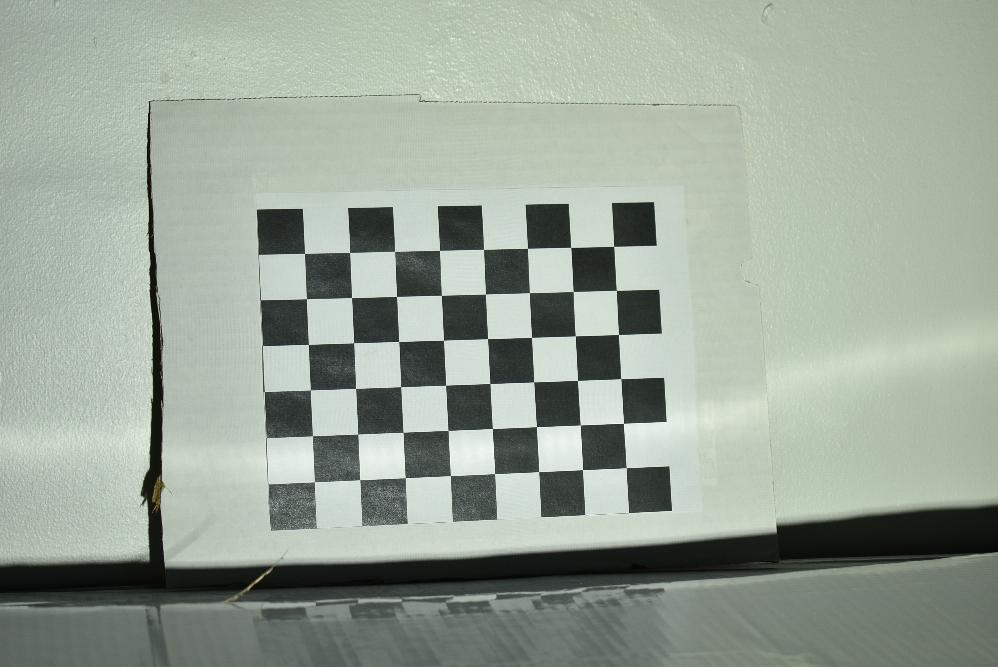
#> input picture data/calib-cam/DSC_0175.JPG, 998 x 667 px; its folder holds 4 pictures in this run
$ python calibrate.py
#> lines starting #> are read from the running program, lines starting #| are printed output that depends on the picture; after the words box and inside, x2 and y2 are one past the last pixel; in counts of white or black regions, pixels touching at a corner belong together
### src/cp_hw6.py
import numpy as np
import os
import cv2
import matplotlib.pyplot as plt
from mpl_toolkits.mplot3d import Axes3D

"""
File is taken from
Computational Photography Assignment 6
"""

#images: list of filenames for checkboard calibration files
#checkerboard: dimension of the inner corners
#dW: corner refinement window size. should be smaller for lower resolution images
def computeIntrinsic(images, checkerboard, dW):
    # Defining the dimensions of checkerboard
    # Number of inner corners, hard coded to class example
#> called with checkerboard = (6, 8), dW = (8, 8)
    criteria = (cv2.TERM_CRITERIA_EPS + cv2.TERM_CRITERIA_MAX_ITER, 80, 0.001)

    # Creating vector to store vectors of 3D points for each checkerboard image
    objpoints = []
    # Creating vector to store vectors of 2D points for each checkerboard image
    imgpoints = []


    # Defining the world coordinates for 3D points
    objp = np.zeros((1, checkerboard[0] * checkerboard[1], 3), np.float32)
    objp[0,:,:2] = np.mgrid[0:checkerboard[0], 0:checkerboard[1]].T.reshape(-1, 2)
    img_shape = None

    # Extracting path of individual image stored in a given directory
    print('Displaying chessboard corners. Press any button to continue to next example')
    print(images)
    for fname in images:
        print(fname)
        img = cv2.imread(fname)
#> img is the input picture: shape (667, 998, 3); mean B, G, R 151.8, 163.7, 153.5
        gray = cv2.cvtColor(img,cv2.COLOR_BGR2GRAY)
        img_shape = gray.shape[::-1]
#> img_shape = (998, 667)
        # Find the chess board corners
        # If desired number of corners are found in the image then ret = true
        # TODO: touchup
        ret, corners = cv2.findChessboardCorners(gray, checkerboard, None)
#> ret = True; corners = 48 rows, first 8: [613.5, 246.4], [616.5, 290.5], [618.5, 334.5], [620.6, 378.4], [623.4, 423.5], [626.4, 467.6], [570.6, 247.5], [573.4, 291.5]
        print("Found some corners")
        """
        If desired number of corner are detected,
        we refine the pixel coordinates and display
        them on the images of checker board
        """
        if ret == True:
            print("Found number of checkerboard squares needed.")
            objpoints.append(objp)
            # refining pixel coordinates for given 2d points.
            #print(corners)
            corners2 = cv2.cornerSubPix(gray, corners, dW, (-1,-1), criteria)
#> corners2 = 48 rows, first 8: [613.6, 246.4], [616.4, 290.4], [618.4, 334.5], [620.7, 378.5], [623.5, 423.4], [626.3, 467.5], [570.7, 247.4], [573.3, 291.5]

            imgpoints.append(corners2)

            # Draw and display the corners
            img = cv2.drawChessboardCorners(img, checkerboard, corners2, ret)
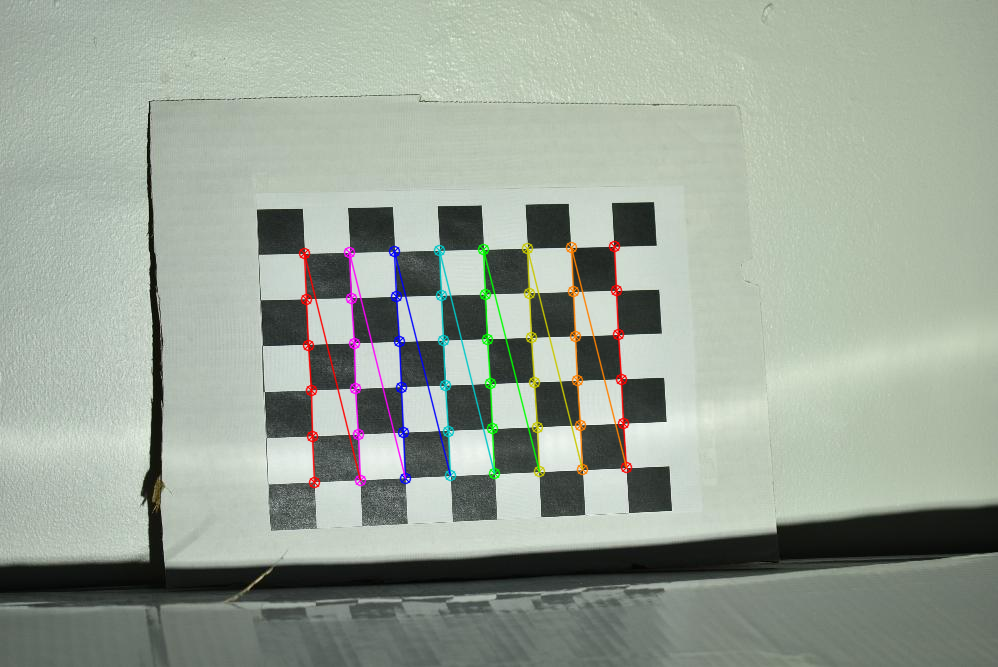
#> img: shape (667, 998, 3); 2.11% of pixels changed, all inside (x1, y1, x2, y2) = (298, 240, 633, 489)
        else:
            print("error: checkerboard not found")

        cv2.imshow('img',img)
        cv2.waitKey(0)
#> pass 2 of the loop in computeIntrinsic, `for fname in images:`:
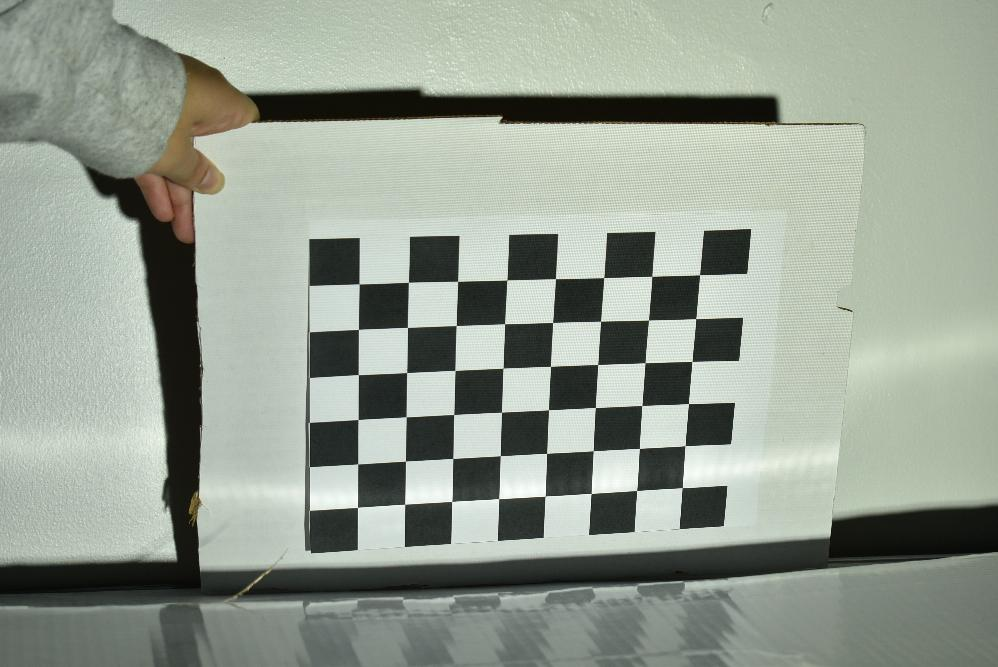
#> input picture data/calib-cam/DSC_0176.JPG, 998 x 667 px
#> in computeIntrinsic, img is the input picture: shape (667, 998, 3); mean B, G, R 145.3, 156.9, 148.4
#> corners = 48 rows, first 8: [699.5, 274.7], [695.5, 318.6], [691.9, 361.5], [688.5, 403.5], [685.1, 445.5], [682.4, 487.5], [651.9, 276.4], [648.6, 320.1]
#> corners2 = 48 rows, first 8: [699.6, 274.7], [695.7, 318.5], [691.9, 361.5], [688.5, 403.5], [685.1, 445.6], [682.4, 487.5], [651.7, 276.4], [648.5, 320.1]
#> in computeIntrinsic, `img = cv2.drawChessboardCorners(img, checkerboard, corners2, ret)`:
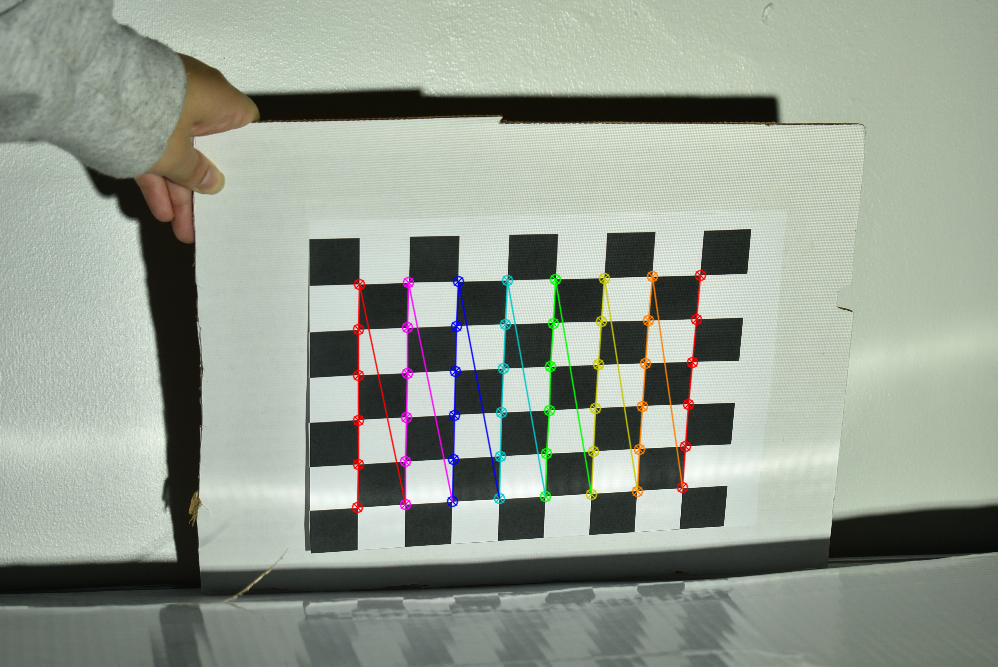
#> img: shape (667, 998, 3); 2.06% of pixels changed, all inside (x1, y1, x2, y2) = (351, 269, 707, 514)
#> pass 3 of the loop in computeIntrinsic, `for fname in images:`:
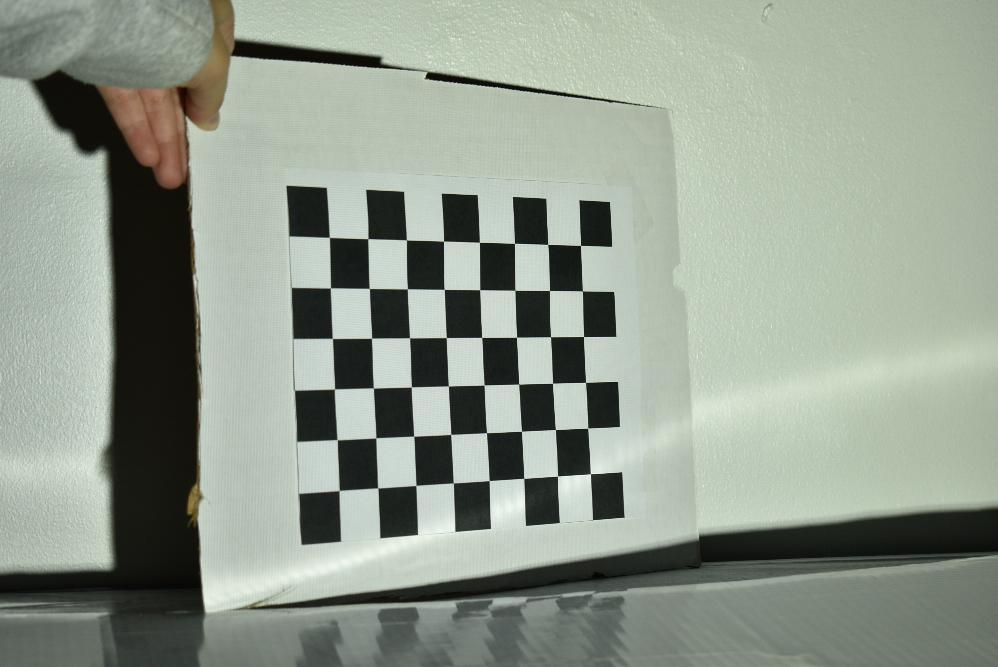
#> input picture data/calib-cam/DSC_0177.JPG, 998 x 667 px
#> in computeIntrinsic, img is the input picture: shape (667, 998, 3); mean B, G, R 141.2, 153.4, 144.4
#> corners = 48 rows, first 8: [580.5, 245.4], [582.4, 290.9], [583.5, 336.5], [585.5, 382.4], [587.6, 428.2], [590.4, 473.6], [547.6, 244.3], [549.5, 290.5]
#> corners2 = 48 rows, first 8: [580.5, 245.4], [582.4, 290.9], [583.5, 336.5], [585.5, 382.4], [587.7, 428.2], [590.4, 473.6], [547.7, 244.4], [549.5, 290.5]
#> in computeIntrinsic, `img = cv2.drawChessboardCorners(img, checkerboard, corners2, ret)`:
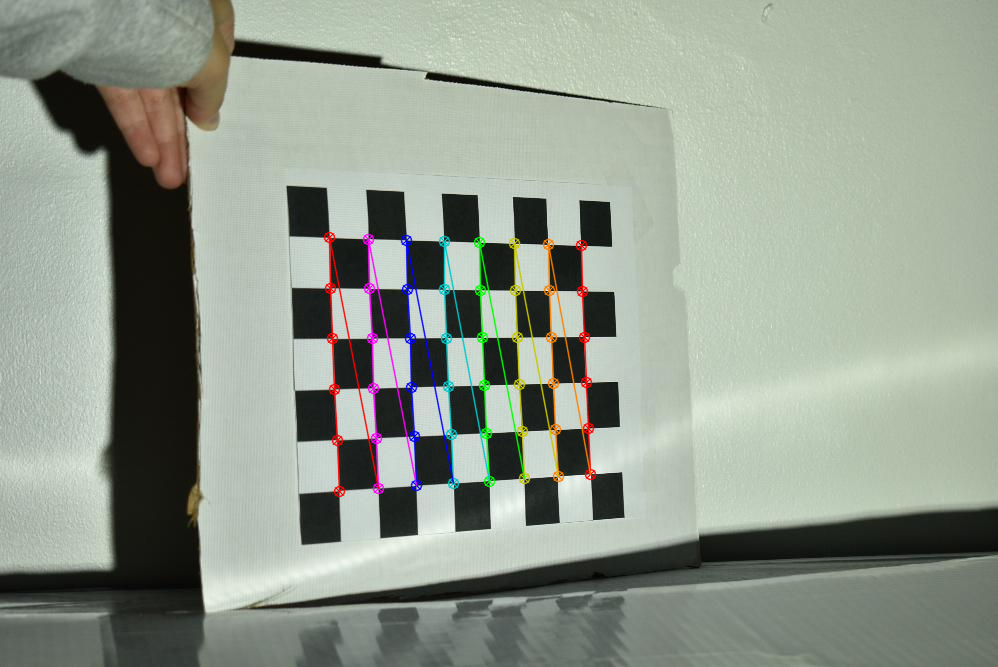
#> img: shape (667, 998, 3); 2.19% of pixels changed, all inside (x1, y1, x2, y2) = (323, 231, 597, 498)
#> the loop made 4 passes; the first 3 are shown

    cv2.destroyAllWindows()

    """
    Performing camera calibration by
    passing the value of known 3D points (objpoints)
    and corresponding pixel coordinates of the
    detected corners (imgpoints)
        ret:
        mtx: camera matrix
        dist: distortion coefficients

    """
    print(len(objpoints), objpoints[0].shape)
    print(len(imgpoints), imgpoints[0].shape)
    ret, mtx, dist, rvecs, tvecs = cv2.calibrateCamera(objpoints, imgpoints, img_shape, None, None)

    print("Camera matrix: \n")
    print(mtx)
    print("Distortion: \n")
    print(dist)

    return mtx, dist


#HACK global variables for callbacks… fix this someday…
X_CAPT = np.float32([])
Y_CAPT = np.float32([])
# [145 lines left out: functions computeExtrinsic, pixel2ray, set_axes_equal, _set_axes_radius, not called in this run]

### src/calibrate.py
from cp_hw6 import computeIntrinsic, computeExtrinsic, pixel2ray
import os
import glob
import numpy as np
import cv2

image_ext = "JPG"
dW1 = (8, 8) # window size for finding checkerboard corners

dX = 558.8 # calibration plane length in x direction
dY = 303.2125 # calibration plane length in y direction
dW2 = (8, 8) # window size finding ground plane corners

def intersect_ray_and_plane(ray, points):
  # Assuming points and ray are in same coord system
  camera_p0 = points[0]
  camera_p1 = points[1]
  camera_p2 = points[2]

  # Calculate intersection of plane and ray
  p01 = (camera_p1 - camera_p0).flatten()
  p02 = (camera_p2 - camera_p0).flatten()

  t = np.dot(np.cross(p01, p02), -1 * camera_p0)
  t = t / np.dot(-1 * ray, np.cross(p01, p02))
  intersect = ray * t

  return intersect.flatten()

def proj_cam_calib(cam_checkerboard, cam_dir, proj_checkerboard, proj_dir):
  # Find intrinsics for camera
  cam_calib_images = glob.glob(os.path.join(cam_dir, "*"+image_ext))
  cam_mtx, cam_dist = computeIntrinsic(cam_calib_images, cam_checkerboard, dW1)

  # For each projector image:
  proj_calib_images = glob.glob(os.path.join(proj_dir, "*"+image_ext))
  tvec_projs = []
  rmat_projs = []
  proj_corners = []
  proj_corners_3d = []
  img_shape = None
  for fname in proj_calib_images:
    # find extrinsics
    tvec_proj, rmat_proj = computeExtrinsic(fname, cam_mtx, cam_dist, dX, dY)
    tvec_projs.append(tvec_proj)
    rmat_projs.append(rmat_proj)
    # find checkerboard corners
    img = cv2.imread(fname)
    gray = cv2.cvtColor(img,cv2.COLOR_BGR2GRAY)
    img_shape = gray.shape[::-1]
    ret, corners = cv2.findChessboardCorners(gray, proj_checkerboard, None)
    if (not ret):
      print("Failed to recognize checkerboard corners.")
      continue

    print("Found number of checkerboard squares needed.")
    img = cv2.drawChessboardCorners(img, proj_checkerboard, corners, ret)
    cv2.imshow('img',img)
    cv2.waitKey(0)

    proj_corners.append(corners)
    corners = corners.reshape((corners.shape[0], corners.shape[2]))

    # transform corners to camera
    ones = np.ones((corners.shape[0], 1))
    corners_homogenous = np.hstack((corners, ones))
    corners_homogenous = np.transpose(corners_homogenous)
    transformed_corners = np.matmul(rmat_proj, corners_homogenous)
    transformed_corners = transformed_corners + tvec_proj
    transformed_corners = transformed_corners.transpose()

    # for each checkerboard corner:
    corners_3d = []
    for corner in corners:
      # project pixel into ray using camera intrinsics
      pixel_ray = pixel2ray(corner, cam_mtx, cam_dist)
      # perform ray-plane intersection to retrieve 3D point
      # plane used is from transformed corners
      intersect = intersect_ray_and_plane(pixel_ray, transformed_corners)
      corners_3d.append(intersect)
    proj_corners_3d.append(np.array([corners_3d]).astype("float32"))

#> (the run stopped early here; a loop or call above may not have finished)
